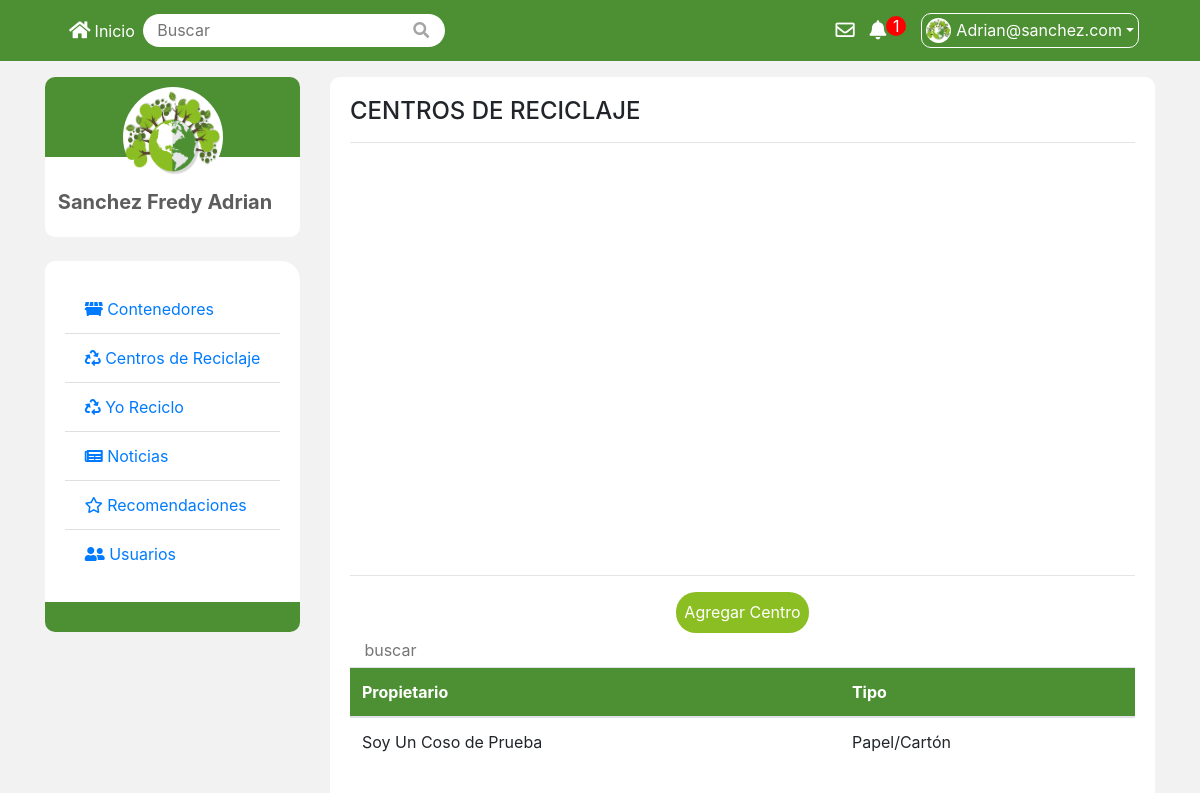
Page /centros/centrosReciclaje (signed in) on the earlier database version.
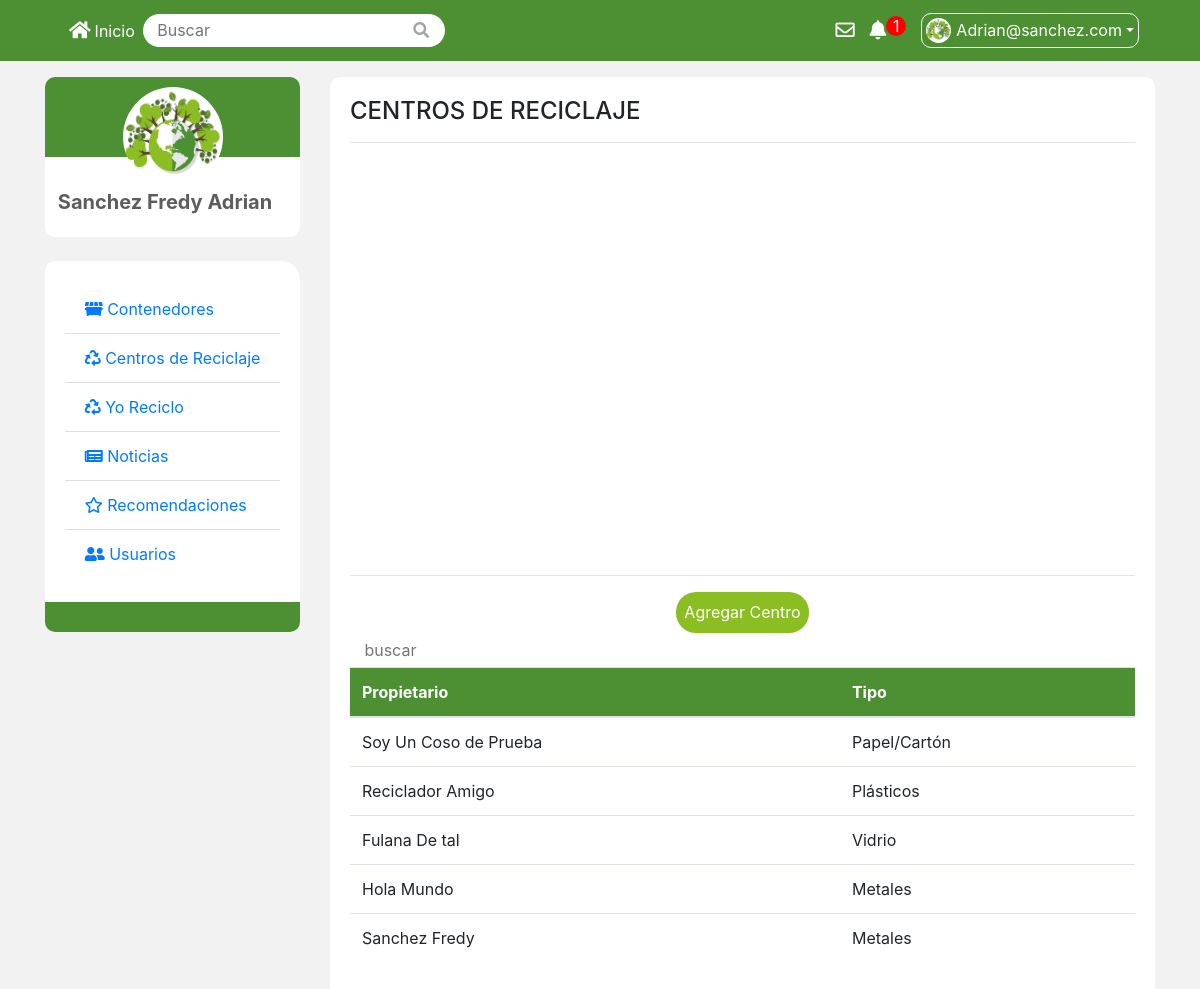
Same page on the later database version.
### tables this page shows
CREATE TABLE `centroreciclaje` (
  `IdCentroReciclaje` int(11) NOT NULL,
  `idUser` int(11) NOT NULL,
  `typeRecycler` int(11) NOT NULL,
  `latCoords` float NOT NULL,
  `lngCoords` float NOT NULL,
  `timeCreate` timestamp NOT NULL DEFAULT CURRENT_TIMESTAMP ON UPDATE CURRENT_TIMESTAMP
);

CREATE TABLE `perfil` (
  `idperfil` int(11) NOT NULL,
  `idUsuario` int(11) NOT NULL,
  `myLat` float NOT NULL,
  `myLng` float NOT NULL,
  `fotoPerfil` varchar(255) NOT NULL,
  `nombreCompleto` varchar(100) NOT NULL
);

CREATE TABLE `tiporeciclador` (
  `idTipoReciclador` int(11) NOT NULL,
  `tipoResiclador` varchar(100) NOT NULL
);

### app/libs/Core.php (called while the page is built, shortened)
<?php
class Core
{
    protected $currentMethod = 'index';
    public function __construct()
    {
        $url = $this->getUrl();
        if (file_exists('../app/controllers/' . ucwords($url[0]) . '.php')) {
            unset($url[0]);
        }
        $this->currentController = new $this->currentController;
        if (isset($url[1])) {
            if (method_exists($this->currentController, $url[1])) {
                $this->currentMethod = $url[1];
                unset($url[1]);
            }
        }
        $this->parameters = $url ? array_values($url) : [];
        call_user_func_array([$this->currentController , $this->currentMethod] , $this->parameters);
    }
    public function getUrl()
    {
        if (isset($_GET['url'])) {
            $url = rtrim($_GET['url'], '/');
            $url = filter_var($url, FILTER_SANITIZE_URL);
            $url = explode('/', $url);
            return $url;
        }
    }
}

### public/index.php (called while the page is built, shortened)
<?php
$init = new Core;

### app/libs/Base.php (called while the page is built, shortened)
<?php
class Base
{
    private $host = DB_HOST;
    private $dbname = DB_NAME;
    private $user = DB_USER;
    private $password = DB_PASSWORD;
    private $dbh;
    private $stmt;
    public function __construct()
    {
        $dns = 'mysql:host=' . $this->host . ';dbname=' . $this->dbname;
        $option = [
            PDO::ATTR_ERRMODE => true,
            PDO::ATTR_ERRMODE => PDO::ERRMODE_EXCEPTION
        ];
        try {
            $this->dbh = new PDO($dns, $this->user, $this->password, $option);
            $this->dbh->exec('set names utf8');
        } catch (PDOException $e) {
            $this->error = $e->getMessage();
            echo $this->error;
        }
    }
    public function query($sql)
    {
        return $this->stmt = $this->dbh->prepare($sql);
    }
    public function execute()
    {
        return $this->stmt->execute();
    }
    public function registers()
    {
        $this->execute();
        return $this->stmt->fetchAll(PDO::FETCH_OBJ);
    }
}

### app/models/centroReciclaje.php (called while the page is built)
<?php
class centroReciclaje
{
    private $db;
    public function __construct()
    {
        $this->db = new Base;
    }
    public function getCentros()
    {
        $this->db->query('SELECT C.IdCentroReciclaje, C.latCoords, C.lngCoords, P.nombreCompleto, R.tipoResiclador FROM centroreciclaje C
                        INNER JOIN tiporeciclador R ON R.IdTipoReciclador = C.typeRecycler
                        INNER JOIN perfil P ON P.idUsuario = C.idUser');
        return $this->db->registers();
    }
    public function getMarcadores()
    {
        $this->db->query('SELECT  C.IdCentroReciclaje, C.latCoords, C.lngCoords, C.typeRecycler FROM centroreciclaje C');
        return $this->db->registers();
    }
    public function getTypeResiduos()
    {
        $this->db->query('SELECT * FROM tiporesiduos');
        return $this->db->registers();
    }
    public function getBarrios()
    {
        $this->db->query('SELECT * FROM barrios');
        return $this->db->registers();
    }
}

### app/views/pages/centros/centros.php (the view, shortened to what this page needs)
<?php
include_once URL_APP . '/views/custom/header.php';
include_once URL_APP . '/views/custom/navbar.php';
?>
<div class="container mt-3">
    <div class="row">
        <?php include_once URL_APP . '/views/custom/sidebar.php' ?>
    </div>
    <div class="col-md-9">
        <div class="container-notificaciones-usuario">
            <h4>CENTROS DE RECICLAJE</h4>
            <hr>
            <div id="map" style="width:100%;height:400px;">
            </div>
            <hr>
            <div class="center">
                <button type="button" class="btn-green" data-toggle="modal" data-target="#myModal">Agregar Centro</button>
            </div>
            <div class='table-responsive'>
                <div>
                    <input id="buscar" type="text" placeholder="buscar" class="form-style">
                    <table id="filtrar" class='table'>
                        <thead class='thead-green'>
                            <tr>
                                <th scope='col'>Propietario</th>
                                <th scope='col'>Tipo</th>
                            </tr>
                        </thead>
                        <tbody>
                            <?php foreach ($datos['allCentros'] as $centro) : ?>
                                <tr>
                                    <td scope='col'> <?php echo $centro->nombreCompleto ?> </td>
                                    <td scope='col'> <?php echo $centro->tipoResiclador ?> </td>
                                </tr>
                            <?php endforeach ?>
                        </tbody>
                    </table>
                </div>
            </div>
        </div>
    </div>
</div>
<?php
include_once URL_APP . '/views/custom/footer.php';
?>

Differences in the rows shown:
added centroreciclaje: perfil.nombreCompleto "Reciclador Amigo", typeRecycler.tipoResiclador "Plásticos"
added centroreciclaje: perfil.nombreCompleto "Fulana De tal", typeRecycler.tipoResiclador "Vidrio"
added centroreciclaje: perfil.nombreCompleto "Hola Mundo", typeRecycler.tipoResiclador "Metales"
added centroreciclaje: perfil.nombreCompleto "Sanchez Fredy", typeRecycler.tipoResiclador "Metales"
